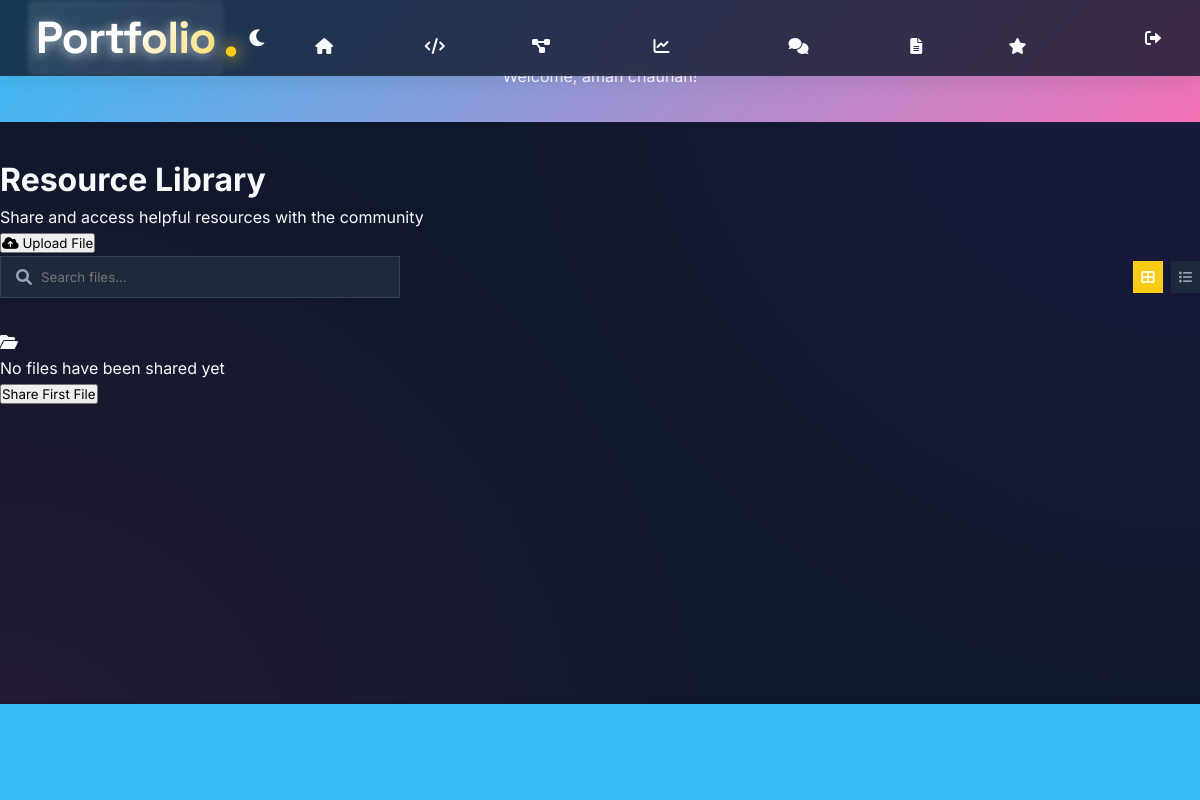
Page /shared_files (signed in) on the earlier database version.
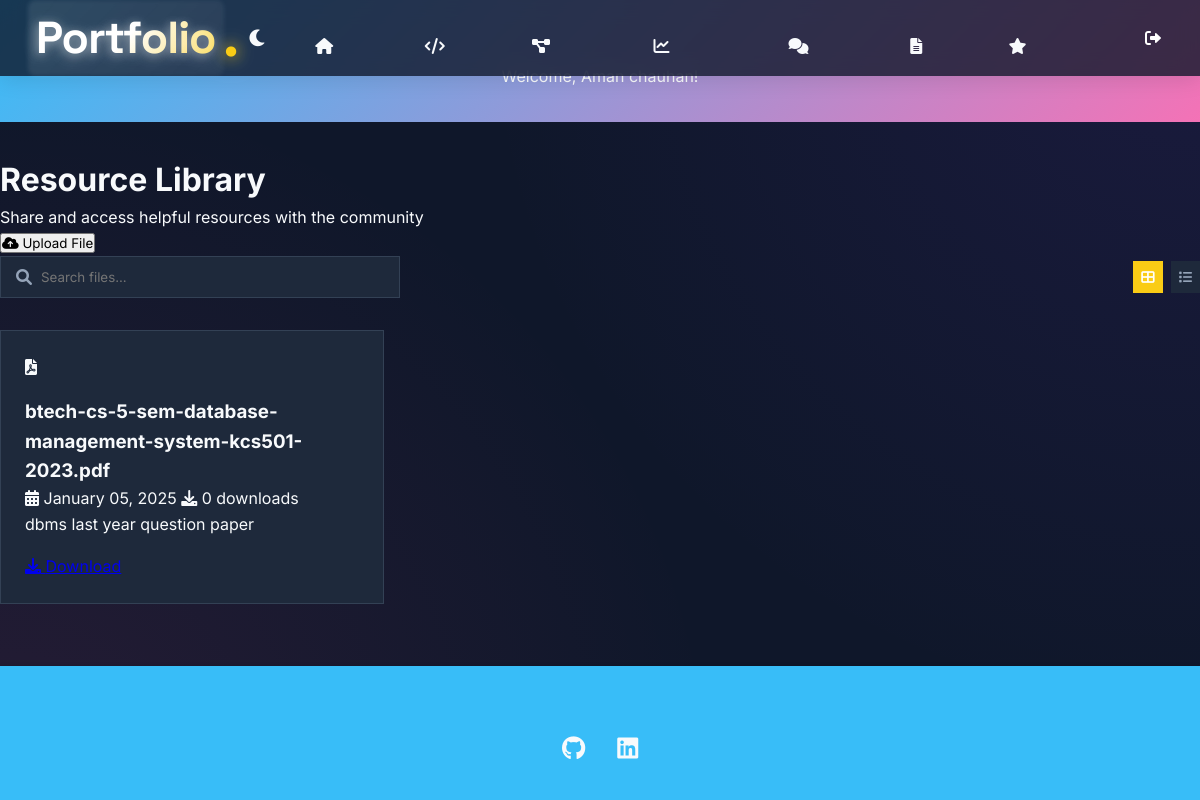
Same page on the later database version.
### app.py (models this page shows)
class Student(UserMixin, db.Model):
    id = db.Column(db.Integer, primary_key=True)
    username = db.Column(db.String(80), unique=True, nullable=False)
    password_hash = db.Column(db.String(120), nullable=False)
    name = db.Column(db.String(100), nullable=False)
    email = db.Column(db.String(120), unique=True, nullable=False)
    bio = db.Column(db.Text)
    profile_image = db.Column(db.String(200))
    resume_url = db.Column(db.String(200))
    github_url = db.Column(db.String(200))
    linkedin_url = db.Column(db.String(200))
    skills = db.relationship('Skill', backref='student', lazy=True)
    projects = db.relationship('Project', backref='student', lazy=True)
    certificates = db.relationship('Certificate', backref='student', lazy=True)
    education = db.relationship('Education', backref='student', lazy=True)
    discussions = db.relationship('Discussion', backref='author', lazy=True)
    comments = db.relationship('Comment', backref='author', lazy=True)
    shared_files = db.relationship('SharedFile', backref='author', lazy=True)

class SharedFile(db.Model):
    id = db.Column(db.Integer, primary_key=True)
    filename = db.Column(db.String(200), nullable=False)
    file_path = db.Column(db.String(500), nullable=False)
    description = db.Column(db.Text)
    upload_date = db.Column(db.DateTime, default=datetime.utcnow)
    student_id = db.Column(db.Integer, db.ForeignKey('student.id'), nullable=False)
    downloads = db.Column(db.Integer, default=0)

### app.py (the view)
@app.route('/shared_files')
def shared_files():
    try:
        files = SharedFile.query.order_by(SharedFile.upload_date.desc()).all()
        return render_template('shared_files.html', files=files)
    except Exception as e:
        print(f"Error loading shared files: {str(e)}")
        flash('Error loading shared files', 'error')
        return redirect(url_for('home'))

### app.py (called while the page is built)
@app.before_request
def check_db_connection():
    try:
        with db.engine.connect() as connection:
            connection.execute(text("SELECT 1"))
            connection.commit()
    except Exception as e:
        print(f"Database connection error: {str(e)}")
        return "Database connection error. Please try again later.", 500

@login_manager.user_loader
def load_user(user_id):
    return Student.query.get(int(user_id))

### templates/shared_files.html (shortened to what this page needs)
{% extends "base.html" %}
{% block content %}
<div class="files-wrapper">
    <div class="files-container">
        <header class="page-header">
            <div class="header-content">
                <h1 class="gradient-heading">Resource Library</h1>
                <p class="header-subtitle">Share and access helpful resources with the community</p>
            </div>
            {% if current_user.is_authenticated %}
            <div class="header-actions">
                <button class="btn-upload" onclick="window.location.href='{{ url_for('upload_file') }}'">
                    <i class="fas fa-cloud-upload-alt"></i>
                    <span>Upload File</span>
                </button>
            </div>
            {% endif %}
        </header>
        <div class="files-toolbar">
            <div class="search-bar">
                <i class="fas fa-search"></i>
                <input type="text" id="fileSearch" placeholder="Search files...">
            </div>
            <div class="view-options">
                <button class="view-btn active" data-view="grid">
                    <i class="fas fa-th-large"></i>
                </button>
                <button class="view-btn" data-view="list">
                    <i class="fas fa-list"></i>
                </button>
            </div>
        </div>
        <div class="files-grid" id="filesContainer">
            {% for file in files %}
            <article class="file-card">
                <div class="file-icon">
                    {% if file.filename.endswith(('.jpg', '.jpeg', '.png', '.gif')) %}
                        <i class="fas fa-image"></i>
                    {% elif file.filename.endswith('.pdf') %}
                        <i class="fas fa-file-pdf"></i>
                    {% else %}
                        <i class="fas fa-file-alt"></i>
                    {% endif %}
                </div>
                <div class="file-info">
                    <h3 class="file-name">{{ file.filename }}</h3>
                    <p class="file-meta">
                        <span class="upload-date">
                            <i class="fas fa-calendar-alt"></i>
                            {{ file.upload_date.strftime('%B %d, %Y') }}
                        </span>
                        <span class="download-count">
                            <i class="fas fa-download"></i>
                            {{ file.downloads }} downloads
                        </span>
                    </p>
                    {% if file.description %}
                    <p class="file-description">{{ file.description }}</p>
                    {% endif %}
                </div>
                <div class="file-actions">
                    <a href="{{ url_for('download_file', file_id=file.id) }}" class="btn-download">
                        <i class="fas fa-download"></i>
                        <span>Download</span>
                    </a>
                </div>
            </article>
            {% else %}
            <div class="no-files">
                <i class="fas fa-folder-open"></i>
                <p>No files have been shared yet</p>
                {% if current_user.is_authenticated %}
                <button class="btn-upload" onclick="window.location.href='{{ url_for('upload_file') }}'">
                    Share First File
                </button>
                {% endif %}
            </div>
            {% endfor %}
        </div>
    </div>
</div>
{% endblock %}

### templates/base.html (shortened to what this page needs)
<!DOCTYPE html>
<html lang="en">
<head>
    <link href="https://cdnjs.cloudflare.com/ajax/libs/font-awesome/6.0.0/css/all.min.css" rel="stylesheet">
    <link rel="stylesheet" href="{{ url_for('static', filename='css/theme.css') }}">
    <link rel="stylesheet" href="{{ url_for('static', filename='css/buttons.css') }}">
</head>
<body class="theme-transition">
    <nav class="glass-nav">
        <div class="nav-container">
            <a href="{{ url_for('home') }}" class="logo">
                <span class="brand-name">Portfolio</span>
                <span class="brand-dot">.</span>
            </a>
            <div class="nav-links">
                {% if current_user.is_authenticated %}
                    <a href="{{ url_for('home') }}" class="nav-link"><i class="fas fa-home"></i> Home</a>
                    <a href="{{ url_for('skills') }}" class="nav-link"><i class="fas fa-code"></i> Skills</a>
                    <a href="{{ url_for('projects') }}" class="nav-link"><i class="fas fa-project-diagram"></i> Projects</a>
                    <a href="{{ url_for('dashboard') }}" class="nav-link"><i class="fas fa-chart-line"></i> Dashboard</a>
                    <a href="{{ url_for('discussions') }}" class="nav-link"><i class="fas fa-comments"></i> Discuss</a>
                    <a href="{{ url_for('shared_files') }}" class="nav-link"><i class="fas fa-file-alt"></i> Files</a>
                    <a href="{{ url_for('testimonials') }}" class="nav-link">
                        <i class="fas fa-star"></i> Testimonials
                    </a>
                    <a href="{{ url_for('logout') }}" class="nav-link logout"><i class="fas fa-sign-out-alt"></i></a>
                {% else %}
                    <a href="{{ url_for('signup') }}" class="nav-link">Sign Up</a>
                    <a href="{{ url_for('login') }}" class="nav-link">Login</a>
                {% endif %}
            </div>
        </div>
    </nav>
    {% if current_user.is_authenticated %}
    <div class="welcome-banner">
        <div class="container">
            <p>Welcome, {{ current_user.name }}!</p>
        </div>
    </div>
    {% endif %}
    {% block content %}{% endblock %}
    <footer>
        <div class="container">
            <div class="social-links">
                {% if current_user.is_authenticated %}
                    {% if current_user.github_url %}
                        <a href="{{ current_user.github_url }}" target="_blank"><i class="fab fa-github"></i></a>
                    {% endif %}
                    {% if current_user.linkedin_url %}
                        <a href="{{ current_user.linkedin_url }}" target="_blank"><i class="fab fa-linkedin"></i></a>
                    {% endif %}
                {% endif %}
            </div>
        </div>
    </footer>
</body>
</html>

Differences in the rows shown:
changed Student: name "aman chauhan" → "Aman chauhan"
added SharedFile: filename "btech-cs-5-sem-database-management-system-kcs501-2023.pdf", upload_date "January 05, 2025", downloads "0", description "dbms last year question paper"
Other differences:
text no longer shown: "No files have been shared yet Share First File"
